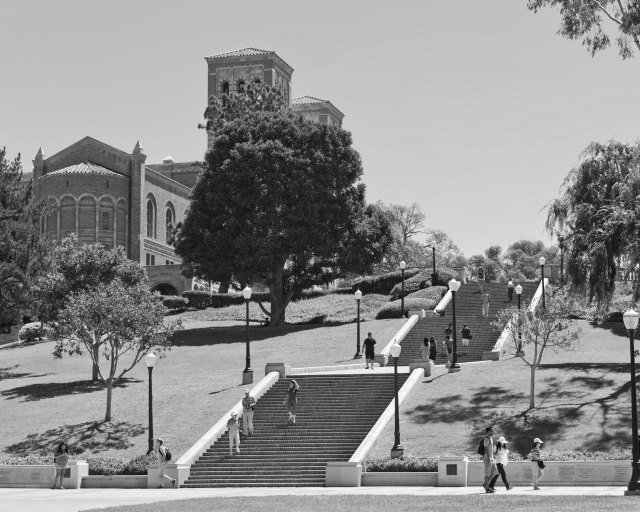
#> input picture example.png, 1280 x 1024 px (shown at 1/2 size)
$ python SIFT.py
#> lines starting #> are read from the running program, lines starting #| are printed output that depends on the picture
#> in main, img is the input picture: shape (1024, 1280); min 0, max 255, mean 140.2
#| image_shape= (1024, 1280)
import numpy as np
from PIL import Image
from pathlib import Path
import math
from scipy.signal import convolve2d
from numpy.linalg import inv
import matplotlib.pyplot as plt
from scipy.ndimage.interpolation import rotate

# [14 lines left out: function get_image, not called in this run]

def overflow(im):
	for i in np.arange(im.shape[0]):
		for j in np.arange(im.shape[1]):
			if im[i,j]>255:
				im[i,j] = 255
	return im

def kernel(sigma):
	k_size  = 4*int(sigma)+1
	k_width = 2*int(sigma)
	x, y = np.meshgrid(np.linspace(-k_width, k_width, k_size), np.linspace(-k_width, k_width, k_size))
	d = x*x+y*y
	return np.exp(-(d/(2.0*sigma**2)))/(2*math.pi*sigma**2)

def Gaussian_filter(im,sigma):
	print ('Gaussian')
	g = kernel(sigma)
	return overflow(convolve2d(im, g,mode='same',boundary='symm')/sum(sum(g)))

class SIFT_:
	def __init__(self,img):
		self.origin_img = img
		self.img = np.array(Image.fromarray(img.astype('uint8'),'L').resize(np.multiply(2,[img.shape[1],img.shape[0]]),resample=Image.BICUBIC))
		self.octaves = 4
		self.scales = 2
		self.factor = 2**0.2
		self.prior = 1.6
		self.ratio = 10
		self.dog = []
		self.orientation_mask_ratio = 1.5
		self.set_size = 4
		self.descriptor_size = 4
		self.orientation_bin_number = 10

	def get_features(self):
		#self.load_DoG()
		self.DoG()
		#self.load_Extrema()
		self.Extrema()
		#self.Plot_features()
		self.extrema = self.Accurate_keypoint_localozation_filter()
		self.extrema = self.Hessian()
		self.extrema = self.Orientation()
		self.mag,self.ori = self.assign_orientation_all()
		self.descriptor()
		return self.extrema

	# [23 lines left out: functions load_DoG, load_Extrema, not called in this run]

	def DoG(self):
		self.octaves_ = []
		self.levels = self.scales+4
		for octave in range(self.octaves):
			self.octaves_.append([Gaussian_filter(self.img, self.prior*(self.factor**level)) for level in range(self.levels)])
			self.img = self.img[::2,::2]
#> this loop made 4 passes
#> pass 2, in DoG, `self.img = self.img[::2,::2]`:
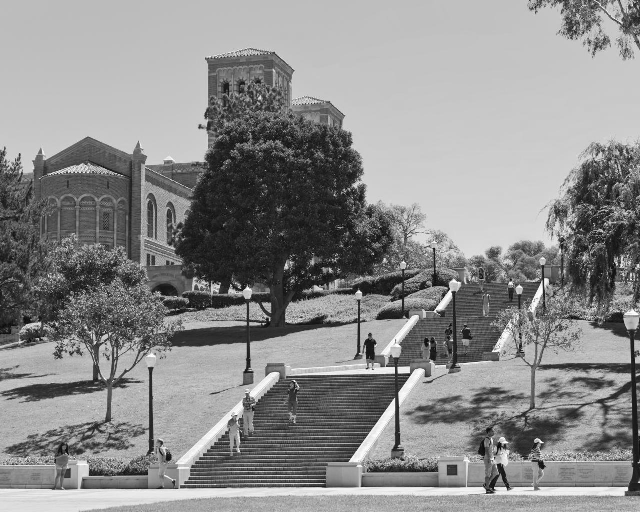
#> self.img: shape (512, 640); min 2, max 255, mean 140.2
#> pass 3, in DoG, `self.img = self.img[::2,::2]`:
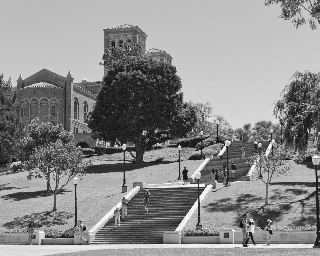
#> self.img: shape (256, 320); min 8, max 255, mean 139.9
#> after the loop:
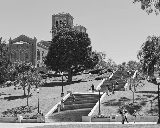
#> self.img: shape (128, 160); min 8, max 255, mean 140.4
#> after the loop, self.octaves_ = 4 items

		for ind,imgs in enumerate(self.octaves_):
			tmp = [np.subtract(imgs[ind+1],img) for ind,img in enumerate(imgs) if ind != len(imgs)-1]
			tmp = np.stack(tmp,axis=0)
			print(tmp.shape)
			np.save('octave'+str(ind)+'.npy',tmp)
			self.dog.append(tmp)
#> this loop made 1 pass
#> ind on pass 1: 0
#| (5, 2048, 2560)
#> after the loop, self.dog = []

		#for i in self.dog:
		#	for j in i:
		#		Image.fromarray(j.astype('uint8'), 'L').show()
	# [321 lines left out: functions Extrema, Plot_features, Accurate_keypoint_localozation_filter, assign_orientation_all, calculate_MO, descriptor and 7 more, not called in this run]

def main():
	img = np.array(Image.open('example.png'))
	print ('image_shape=',img.shape)
	sift = SIFT_(img)
	features = sift.get_features()


if __name__ == '__main__':
#> (the run stopped early here; a loop or call above may not have finished)
